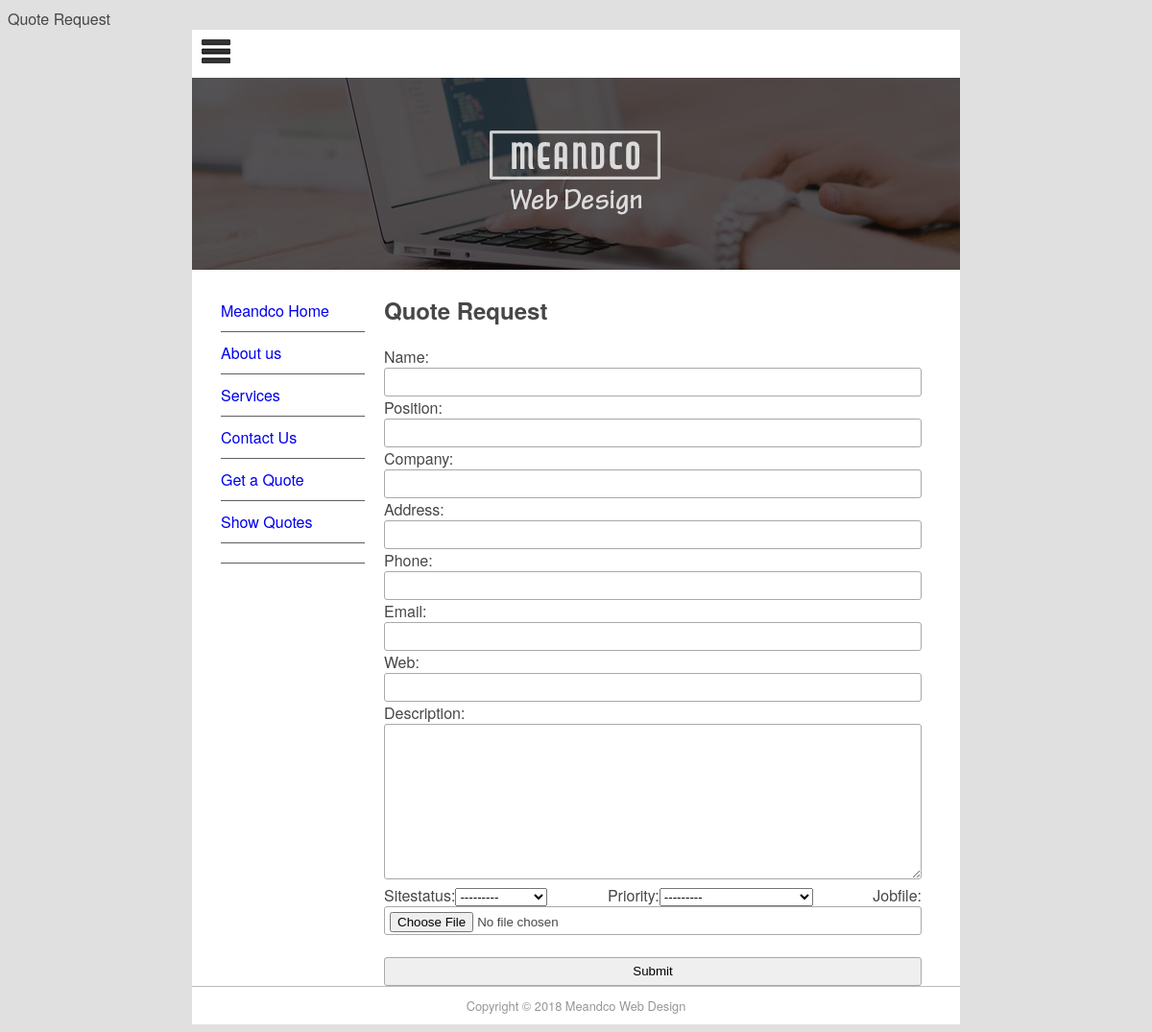
The app's page /quote with its own data.
### pages/models.py (models this page shows, shortened)
class Page(models.Model):
    title = models.CharField(max_length=60)
    permalink = models.CharField(max_length=12, unique = True)
    update_date = models.DateTimeField('Last Updated')
    bodytext = models.TextField('Page Content', blank=True)

### quotes/views.py (the view)
def quote_req(request):
    submitted = False
    if request.method == 'POST':
        form = QuoteForm(request.POST, request.FILES)
        if form.is_valid():
            form.save()
            return HttpResponseRedirect('/quote?submitted=True')
    else:
        form = QuoteForm()
        if 'submitted' in request.GET:
                submitted = True
    return render(request, 'quotes/quote.html', {'form':form,
    'page_list':Page.objects.all(), 'submitted': submitted})

### quotes/forms.py
class QuoteForm(ModelForm):
    required_css_class = 'required'
    class Meta:
        model = Quote
        fields = [
            'name', 'position', 'company', 'address', 'phone', 'email', 'web',
            'description','sitestatus','priority','jobfile'
        ]

### mfdw_site/templates/quotes/quote.html (shortened to what this page needs)
{% extends "base.html" %}
{% block sidenav %}
  {% for page in page_list %}
    <li><a href="{{ page.permalink }}">{{ page.title }}</a></li>
  {% endfor %}
{% endblock sidenav %}
{% block content %}
<h1> Quote Request</h1>
{% if submitted %}
  <p class="success">
    Your quote was submitted successfully. Thank you.
  </p>
{% else %}
  <form action="" enctype="multipart/form-data" method="post" novalidate
  <table>
    {{ form.as_table }}
    <tr>
      <td><input type="submit" value="Submit"></td>
    </tr>
</form>
{% endif %}
{% endblock content %}

### mfdw_site/static/main.css (style rules this page uses)
body { background-color: #E0E0E0; font-family: Gotham, "Helvetica Neue", Helvetica, Arial, sans-serif; text-align: justify; color: #474747; }
#nav li { padding-top: 10px; padding-bottom: 10px; font-size: 1em; list-style-type: none; border-bottom: thin solid #5F5F5F; color: #4C4C4C; left: 0px; list-style-position: inside; margin-left: -10px; }
#nav li a { text-decoration: none; }
input, textarea { width: 100%; padding: 5px!important; -webkit-box-sizing: border-box; -moz-box-sizing: border-box; box-sizing: border-box; border-radius: 3px; border-style: solid; border-width: 1px; border-color: rgb(169, 169, 169); }
input { height: 30px; }

### records on screen
Page: title "Meandco Home"
Page: title "About us"
Page: title "Services"
